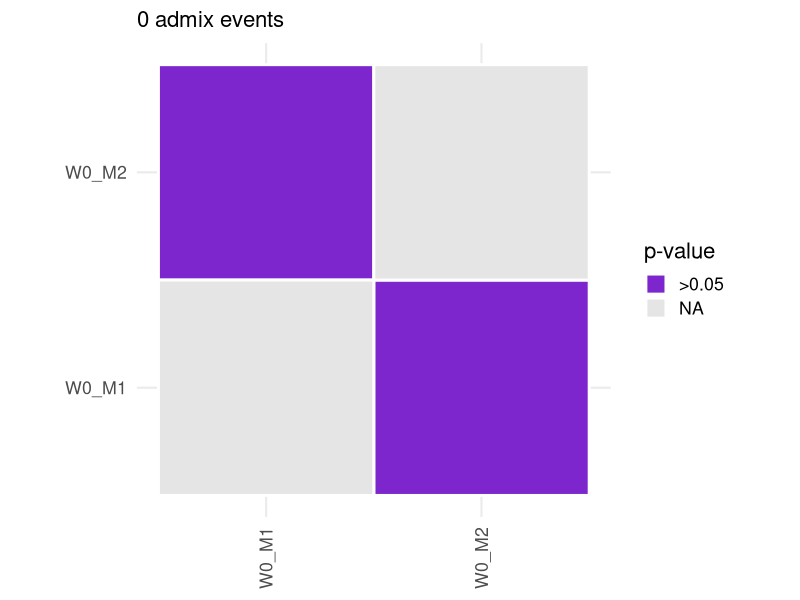
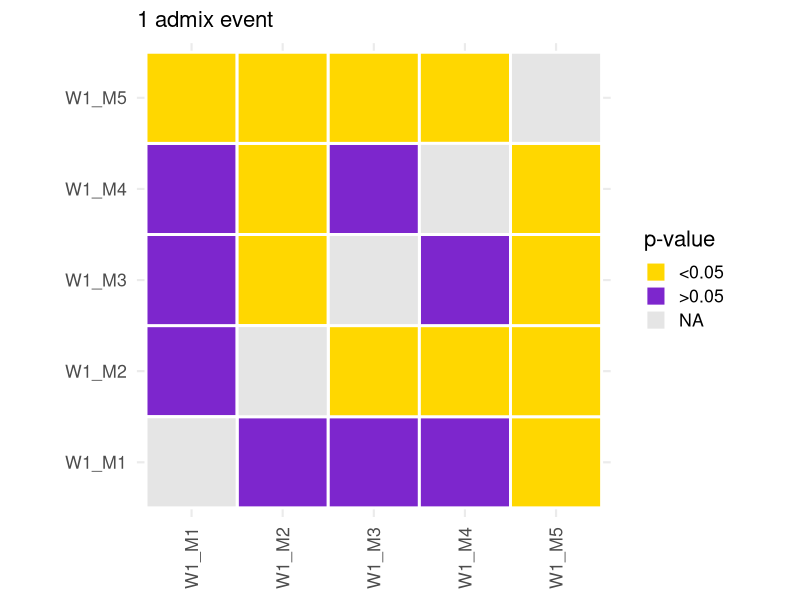
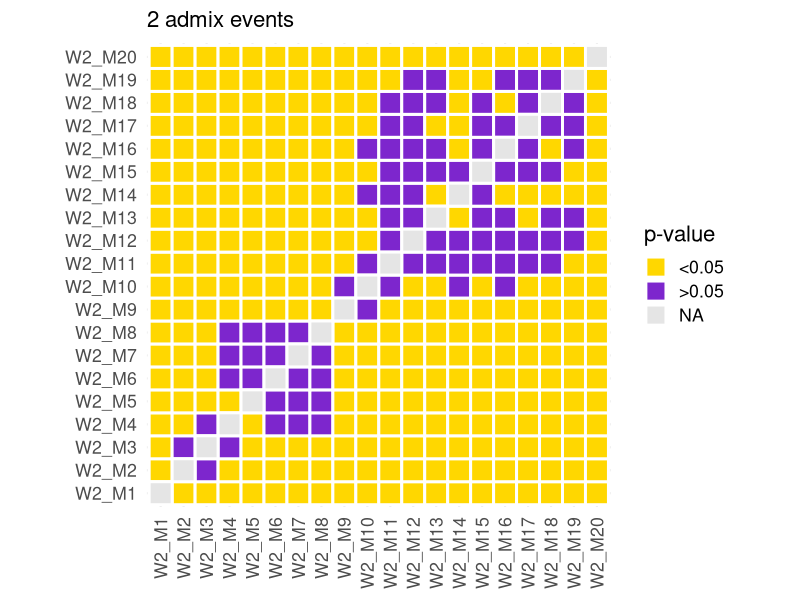
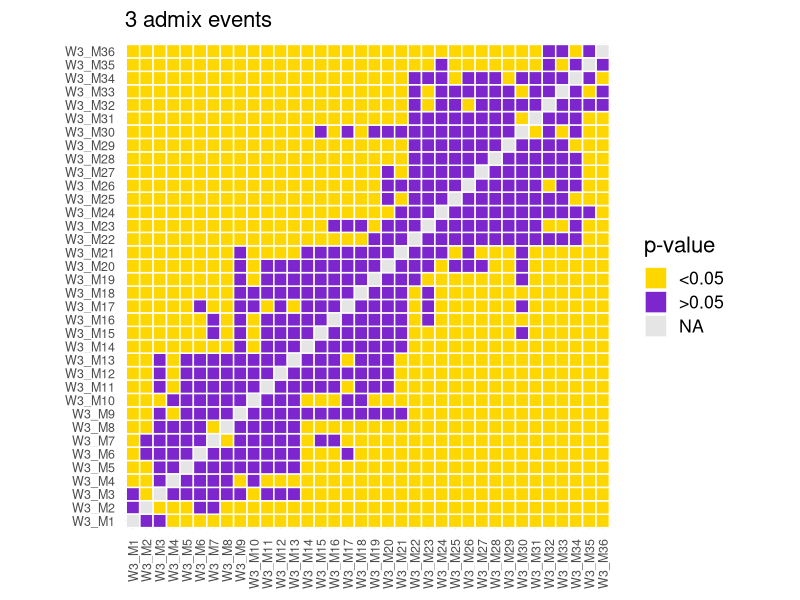
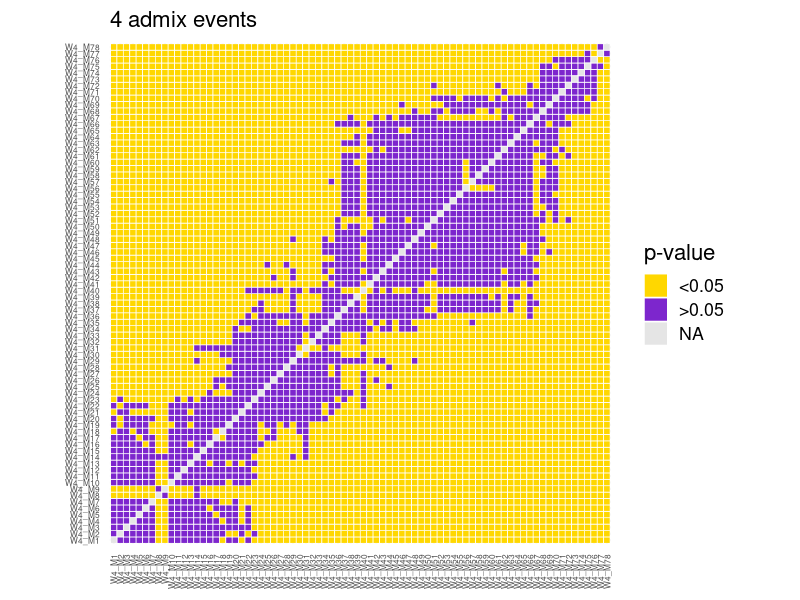
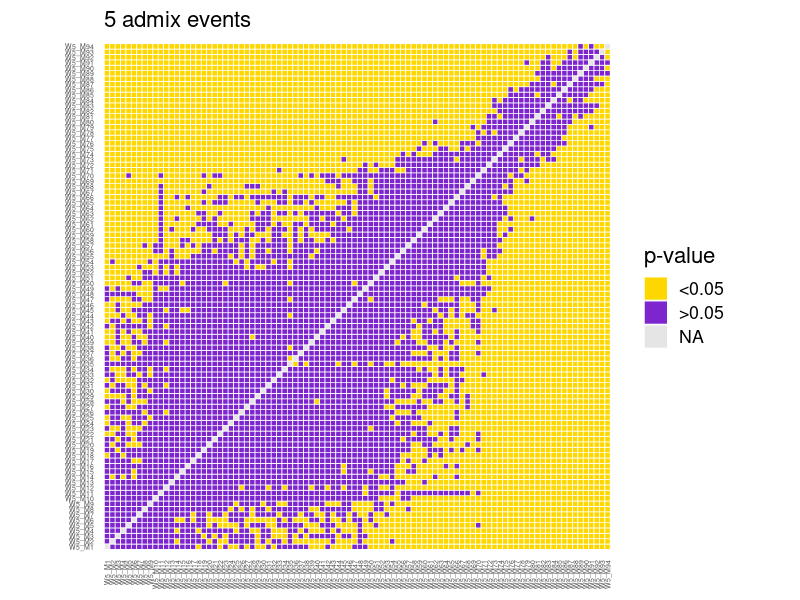
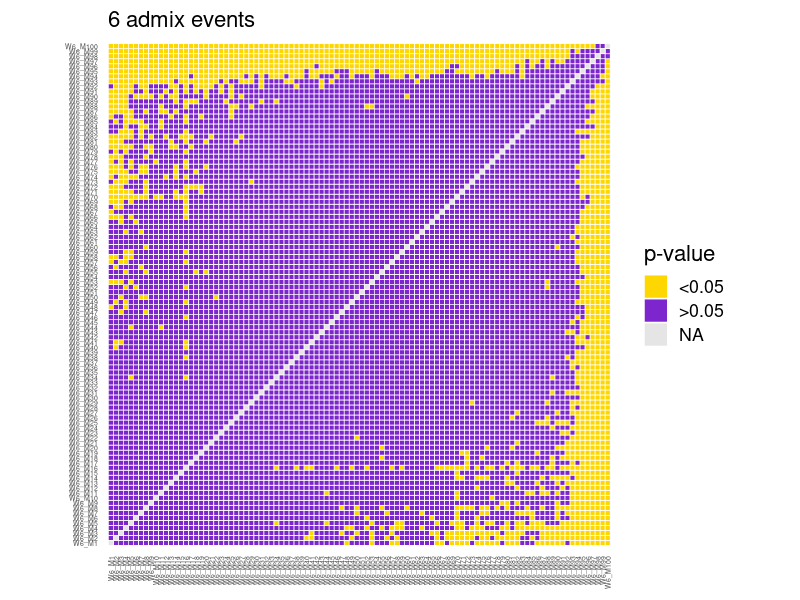
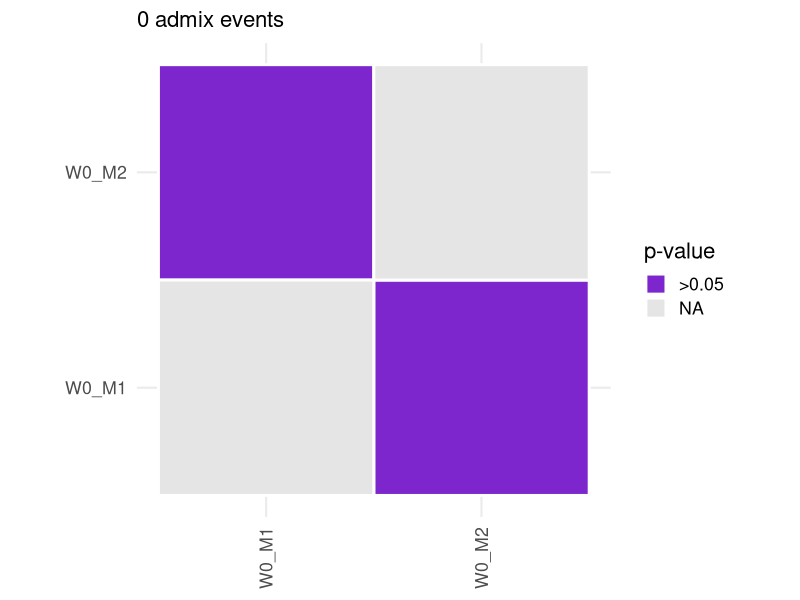

The R source for these figures, in order:
# Maunually re-plot pairwise matrices produced by admixtools2_qpGraph_BWD_HiC_signif.R

# Set working directory
setwd("C:/Users/pzx702/Documents/MSCAFellowship2021/Manuscripts/2022_Wildebeest_AncientEastAfrica/Results/admixture_graph/BWD_HiC/admixtools2/subspecies")

# Load packages
library(tidyverse)
library(ggpubr)

# Load data
W0 <- read_csv("W0_pemp_matrix_long.csv")
W1 <- read_csv("W1_pemp_matrix_long.csv")
W2 <- read_csv("W2_pemp_matrix_long.csv")
W3 <- read_csv("W3_pemp_matrix_long.csv")
W4 <- read_csv("W4_pemp_matrix_long.csv")
W5 <- read_csv("W5_pemp_matrix_long.csv")
W6 <- read_csv("W6_pemp_matrix_long.csv")

# Order models numerically for plotting
## Extract unique model names in correct numeric order
order_models <- function(x) {
  ordered_models <- x %>%
  mutate(model_num = as.numeric(str_extract(model1, "\\d+"))) %>%
  arrange(model_num) %>%
  pull(model1) %>%
  unique()

  # Apply to both axes
  x$model1 <- factor(x$model1, levels = ordered_models)
  x$model2 <- factor(x$model2, levels = ordered_models)
  
  return(x)
} 

W0 <- order_models(W0)
W1 <- order_models(W1)
W2 <- order_models(W2)
W3 <- order_models(W3)
W4 <- order_models(W4)
W5 <- order_models(W5)
W6 <- order_models(W6)
  
# Plot
## W0
p_W0 <- ggplot(W0, aes(x = model1, y = model2, fill = if_else(p_emp<0.05, "TRUE", "FALSE", missing = "NA"))) +
  geom_tile(color = "white", linewidth = 1) +
  #  scale_fill_viridis_c(option = "plasma", direction = -1, na.value = "grey90", name = "p_emp") +
  scale_fill_manual(values = c("TRUE" = "gold", "FALSE" = "purple3", "NA" = "grey90"),
                    name = "p-value",
                    breaks = c("TRUE", "FALSE", "NA"),
                    labels = c("<0.05", ">0.05", "NA")) +
  theme_minimal(base_size = 16) +
  coord_fixed() +
  labs(subtitle = "0 admix events") +
  theme(axis.text.x = element_text(angle = 90, vjust = 0.5, hjust = 1),
        axis.title = element_blank()) #+
#  geom_text(aes(label = round(p_emp, 2)), size = 2)
p_W0
ggsave("W0_pemp_matrix_plot_manual.pdf", p_W0, width = 180, height = 180, units = "mm")
ggsave("W0_pemp_matrix_plot_manual.png", p_W0, width = 180, height = 180, units = "mm", dpi = 300)

## W1
p_W1 <- ggplot(W1, aes(x = model1, y = model2, fill = if_else(p_emp<0.05, "TRUE", "FALSE", missing = "NA"))) +
  geom_tile(color = "white", linewidth = 1) +
  #  scale_fill_viridis_c(option = "plasma", direction = -1, na.value = "grey90", name = "p_emp") +
  scale_fill_manual(values = c("TRUE" = "gold", "FALSE" = "purple3", "NA" = "grey90"),
                    name = "p-value",
                    breaks = c("TRUE", "FALSE", "NA"),
                    labels = c("<0.05", ">0.05", "NA")) +
  theme_minimal(base_size = 16) +
  coord_fixed() +
  labs(subtitle = "1 admix event") +
  theme(axis.text.x = element_text(angle = 90, vjust = 0.5, hjust = 1),
        axis.title = element_blank()) #+
#  geom_text(aes(label = round(p_emp, 2)), size = 2)
p_W1
ggsave("W1_pemp_matrix_plot_manual.pdf", p_W1, width = 180, height = 180, units = "mm")
ggsave("W1_pemp_matrix_plot_manual.png", p_W1, width = 180, height = 180, units = "mm", dpi = 300)


## W2
p_W2 <- ggplot(W2, aes(x = model1, y = model2, fill = if_else(p_emp<0.05, "TRUE", "FALSE", missing = "NA"))) +
  geom_tile(color = "white", linewidth = 1) +
#  scale_fill_viridis_c(option = "plasma", direction = -1, na.value = "grey90", name = "p_emp") +
  scale_fill_manual(values = c("TRUE" = "gold", "FALSE" = "purple3", "NA" = "grey90"),
                    name = "p-value",
                    breaks = c("TRUE", "FALSE", "NA"),
                    labels = c("<0.05", ">0.05", "NA")) +
  theme_minimal(base_size = 16) +
  coord_fixed() +
  labs(subtitle = "2 admix events") +
  theme(axis.text.x = element_text(angle = 90, vjust = 0.5, hjust = 1),
        axis.title = element_blank()) #+
#  geom_text(aes(label = round(p_emp, 2)), size = 2)
p_W2
ggsave("W2_pemp_matrix_plot_manual.pdf", p_W2, width = 180, height = 180, units = "mm")
ggsave("W2_pemp_matrix_plot_manual.png", p_W2, width = 180, height = 180, units = "mm", dpi = 300)

## W3
p_W3 <- ggplot(W3, aes(x = model1, y = model2, fill = if_else(p_emp<0.05, "TRUE", "FALSE", missing = "NA"))) +
  geom_tile(color = "white", linewidth = 0.5) +
  #  scale_fill_viridis_c(option = "plasma", direction = -1, na.value = "grey90", name = "p_emp") +
  scale_fill_manual(values = c("TRUE" = "gold", "FALSE" = "purple3", "NA" = "grey90"),
                    name = "p-value",
                    breaks = c("TRUE", "FALSE", "NA"),
                    labels = c("<0.05", ">0.05", "NA")) +
  theme_minimal(base_size = 16) +
  coord_fixed() +
  labs(subtitle = "3 admix events") +
  theme(axis.text.x = element_text(angle = 90, vjust = 0.5, hjust = 1),
        axis.title = element_blank(),
        axis.text = element_text(size = 9)) #+
#  geom_text(aes(label = round(p_emp, 2)), size = 2)
p_W3
ggsave("W3_pemp_matrix_plot_manual.pdf", p_W3, width = 180, height = 180, units = "mm")
ggsave("W3_pemp_matrix_plot_manual.png", p_W3, width = 180, height = 180, units = "mm", dpi = 300)

## W4
p_W4 <- ggplot(W4, aes(x = model1, y = model2, fill = if_else(p_emp<0.05, "TRUE", "FALSE", missing = "NA"))) +
  geom_tile(color = "white", linewidth = 0.25) +
  #  scale_fill_viridis_c(option = "plasma", direction = -1, na.value = "grey90", name = "p_emp") +
  scale_fill_manual(values = c("TRUE" = "gold", "FALSE" = "purple3", "NA" = "grey90"),
                    name = "p-value",
                    breaks = c("TRUE", "FALSE", "NA"),
                    labels = c("<0.05", ">0.05", "NA")) +
  theme_minimal(base_size = 16) +
  coord_fixed() +
  labs(subtitle = "4 admix events") +
  theme(axis.text.x = element_text(angle = 90, vjust = 0.5, hjust = 1),
        axis.title = element_blank(),
        axis.text = element_text(size = 6)) #+
#  geom_text(aes(label = round(p_emp, 2)), size = 2)
p_W4
ggsave("W4_pemp_matrix_plot_manual.pdf", p_W4, width = 190, height = 190, units = "mm")
ggsave("W4_pemp_matrix_plot_manual.png", p_W4, width = 190, height = 190, units = "mm", dpi = 300)

## W5
p_W5 <- ggplot(W5, aes(x = model1, y = model2, fill = if_else(p_emp<0.05, "TRUE", "FALSE", missing = "NA"))) +
  geom_tile(color = "white", linewidth = 0.25) +
#  scale_fill_viridis_c(option = "plasma", direction = -1, na.value = "grey90", name = "p_emp") +
  scale_fill_manual(values = c("TRUE" = "gold", "FALSE" = "purple3", "NA" = "grey90"),
                    name = "p-value",
                    breaks = c("TRUE", "FALSE", "NA"),
                    labels = c("<0.05", ">0.05", "NA")) +
  theme_minimal(base_size = 16) +
  coord_fixed() +
  labs(subtitle = "5 admix events") +
  theme(axis.text.x = element_text(angle = 90, vjust = 0.5, hjust = 1),
        axis.title = element_blank(),
        axis.text = element_text(size = 5)) #+
#  geom_text(aes(label = round(p_emp, 2)), size = 2)
p_W5
ggsave("W5_pemp_matrix_plot_manual.pdf", p_W5, width = 190, height = 190, units = "mm")
ggsave("W5_pemp_matrix_plot_manual.png", p_W5, width = 190, height = 190, units = "mm", dpi = 300)

## W6
p_W6 <- ggplot(W6, aes(x = model1, y = model2, fill = if_else(p_emp<0.05, "TRUE", "FALSE", missing = "NA"))) +
  geom_tile(color = "white", linewidth = 0.25) +
  #  scale_fill_viridis_c(option = "plasma", direction = -1, na.value = "grey90", name = "p_emp") +
  scale_fill_manual(values = c("TRUE" = "gold", "FALSE" = "purple3", "NA" = "grey90"),
                    name = "p-value",
                    breaks = c("TRUE", "FALSE", "NA"),
                    labels = c("<0.05", ">0.05", "NA")) +
  theme_minimal(base_size = 16) +
  coord_fixed() +
  labs(subtitle = "6 admix events") +
  theme(axis.text.x = element_text(angle = 90, vjust = 0.5, hjust = 1),
        axis.title = element_blank(),
        axis.text = element_text(size = 5)) #+
#  geom_text(aes(label = round(p_emp, 2)), size = 2)
p_W6
ggsave("W6_pemp_matrix_plot_manual.pdf", p_W6, width = 190, height = 190, units = "mm")
ggsave("W6_pemp_matrix_plot_manual.png", p_W6, width = 190, height = 190, units = "mm", dpi = 300)
common_legend <- get_legend(p_W6)

## Combine
plots <- list(p_W0, p_W1, p_W2, p_W3, p_W4, p_W5, p_W6)
p_W <- ggarrange(plotlist = plots, ncol = 2, nrow = 4, legend.grob = common_legend, legend.position = "top")
ggsave("pemp_plots_W0toW6.pdf", width = 205, height = 290, units = "mm")
